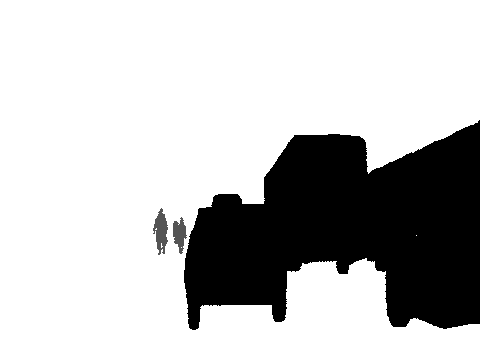
#> input picture scripts/moving_obj.png, 480 x 360 px
$ jupyter execute --allow-errors segment_selective_search.ipynb   (older library calls are emulated)
#> lines starting #> are read from the running program, lines starting #| are printed output that depends on the picture
[cell 1]
from scipy import misc
import numpy as np
import skimage.data
import matplotlib.pyplot as plt
import matplotlib.patches as mpatches
import selectivesearch
import cv2

# [selectivesearch](https://github.com/AlpacaDB/selectivesearch)

[cell 2]
img = misc.imread('moving_obj.png')
#> img is the input picture: shape (360, 480); min 8, max 11, mean 10.28
# img = cv2.imread('moving_obj.png')

[cell 3]
def decode_segmap(temp, plot=False):
#> called with plot = False
    Sky = [128, 128, 128]
    Building = [128, 0, 0]
    Pole = [192, 192, 128]
    # Road_marking
    Road_marking = [255, 69, 0]
    Road = [128, 64, 128]
    Pavement = [60, 40, 222]
    Tree = [128, 128, 0]
    SignSymbol = [192, 128, 128]
    Fence = [64, 64, 128]
    Car = [64, 0, 128]
    Pedestrian = [64, 64, 0]
    Bicyclist = [0, 128, 192]
    Unlabelled = [0, 0, 0]

    label_colours = np.array([Sky, Building, Pole, Road, Pavement, Tree,
                              SignSymbol, Road_marking, Car,
                              Pedestrian, Fence, Unlabelled])

    height, width = temp.shape
#> height = 360; width = 480
    rgb = np.zeros((height, width, 3), dtype=np.uint8)

    for row in range(height):
        for col in range(width):
            label = temp[row, col]
            color = label_colours[label]
#             if label==0:
#                 print('label:', 0)
            rgb[row, col, :] = color
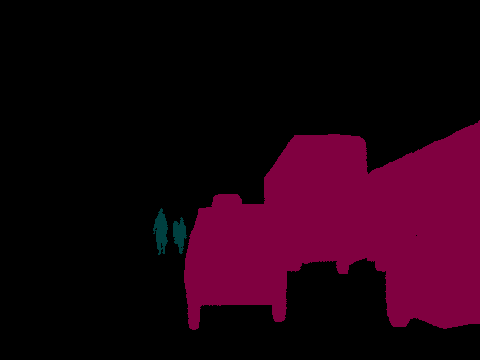
#> rgb: shape (360, 480, 3); mean of channels 0, 1, 2 15.4, 0.3, 30.3; drawn as B, G, R

#     rgb = rgb/255.0

    if plot:
        plt.imshow(rgb)
        plt.show()
    else:
        return rgb

[cell 4]
img = decode_segmap(img)

[cell 5]
plt.imshow(img)

[cell 6]
height, width = img.shape[:2]
#> height = 360; width = 480

[cell 7]
height
#> Out = 360

[cell 8]
width
#> Out = 480

[cell 9]
# img_r = img[:, :, 0::3]
# img_g = img[:, :, 1::3]
# img_b = img[:, :, 2::3]

[cell 10]
# np.unique(img_r)

[cell 11]
# np.unique(img_g)

[cell 12]
# np.unique(img_b)

[cell 13]
# for row in range(height):
#     for col in range(width):
#         if np.array_equal(img[row, col, :], [64, 0, 128]):
# #             print('汽车 Car = [64, 0, 128]')
#             pass
#         elif np.array_equal(img[row, col, :], [64, 64, 0]):
# #             print('行人 Pedestrian = [64, 64, 0]')
#             pass
#         elif np.array_equal(img[row, col, :], [0, 128, 192]):
# #             print('自行车手 Bicyclist = [0, 128, 192]')
#             pass
#         elif np.array_equal(img[row, col, :], [192, 128, 192]):
# #             print('自行车手 Bicyclist = [192, 128, 192]')
#             pass
#         else:
#             img[row, col, :] = [0, 0, 0]

[cell 14]
plt.imshow(img)

#> (a cell that did not finish here is left out)

[cell 16]
candidates = set()
#> (the rest of this cell did not finish here and is left out)

[cell 17]
len(candidates)

[cell 18]
fig, ax = plt.subplots(ncols=1, nrows=1, figsize=(6, 6))
ax.imshow(img)
for x, y, w, h in candidates:
    rect = mpatches.Rectangle((x, y), w, h, fill=False, edgecolor='red', linewidth=1)
    ax.add_patch(rect)
plt.show()
